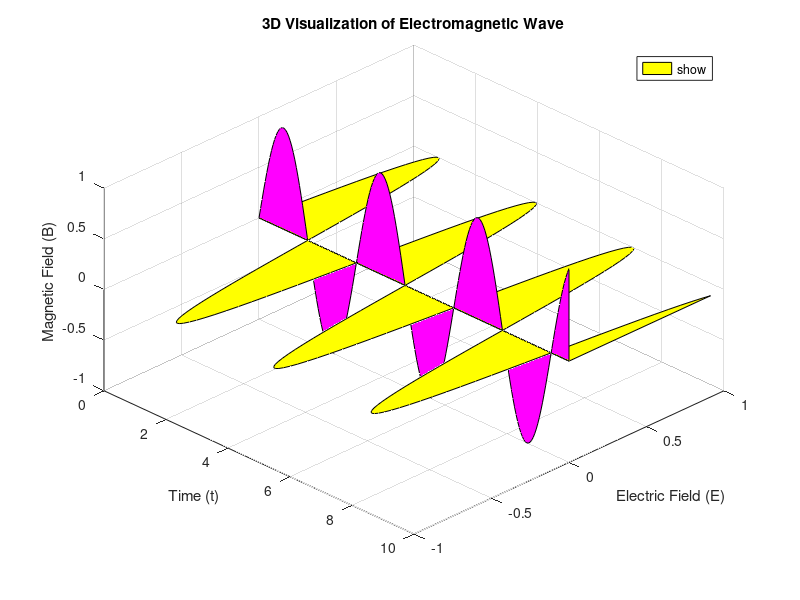

The MATLAB script that drew this image:
% Electromagnetic Wave Parameters
w = 2;                     % Angular frequency
t = linspace(0, 10, 200);   % Time vector
x = ones(size(t));          % Spatial constant
k = pi / 2;                 % Wavenumber
c = cos(w * t - k * x);     % Wave function

% Visualization of Electric and Magnetic Fields
figure
% Electric Field (E)
patch([t fliplr(t)], [c zeros(size(c))], [zeros(size(t)) zeros(size(t))], ...
      'yellow', 'DisplayName', 'Electric Field (E)');

hold on;

% Magnetic Field (B)
patch([t fliplr(t)], [zeros(size(t)) zeros(size(t))], [c zeros(size(c))], ...
      'magenta', 'DisplayName', 'Magnetic Field (B)');

hold off;

% Grid, View, and Legend
grid on;
view(45, 45);  % Set the 3D view angle
title('3D Visualization of Electromagnetic Wave');
xlabel('Time (t)');
ylabel('Electric Field (E)');
zlabel('Magnetic Field (B)');

% Add Legend
legend('show', 'Location', 'best');